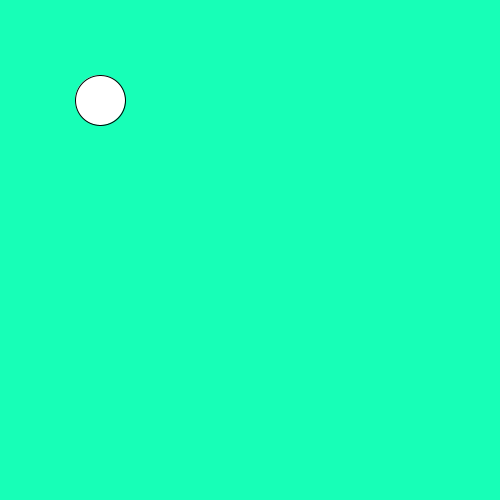
Frame 1 (no input)
Frame 60 (the mouse pressed at the canvas centre just before this capture): identical to frame 1, image omitted
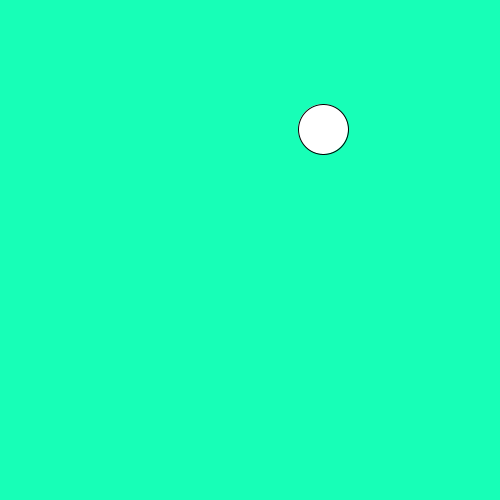
Frame 120 (the mouse held since frame 60 and released just before this capture)

The Processing sketch that drew these frames (run headless with seeded random() and noise(); from frame 60 on, the mouse is pressed at the canvas centre):

// Processing sketch: SlidingDot
// ── SlidingDot.pde

 // create three integer variables to  
    //    represent the x, y, and the size of the ellipse
    int x = 100;
    int y = 100;
    int size = 50;
    
    void setup() {
      //set the size of your sketch
    size(500,500);
    
    }
    
    void draw() {
      //set the background color of your sketch
      background(23,255,183);
      //draw an ellipse. Make sure it fits in the window.
      ellipse(x,y,size,size);
      
      //use the variables created in step 4 in place of the numbers
      //   in your ellipse
    
    }
    
    void mousePressed() {
      //6a. create an integer variable called distance
      
      //6b. use the getDistance method to initialize your varible
     int distance = getDistance(mouseX, mouseY, x, y);
      //    use the mouse's x and y and the x and y of your ellipse 
     
      //print the distance variable
    print(distance);
      
      //8a. make an if statement to check if the distance variable
      //   is within the size of the ellipse
      int ellipse = 100;
      if(distance < ellipse) {
      print("yay");
    }
        //8b.  set the x and y of the ellipse to a random location on the window
      x = (int)random(500);
       y = (int)random(500);
    }
    
    int getDistance(int x1, int y1, int x2, int y2) {
      return (int)Math.sqrt(Math.pow((x1-x2),2) + Math.pow((y1-y2),2));
    }
